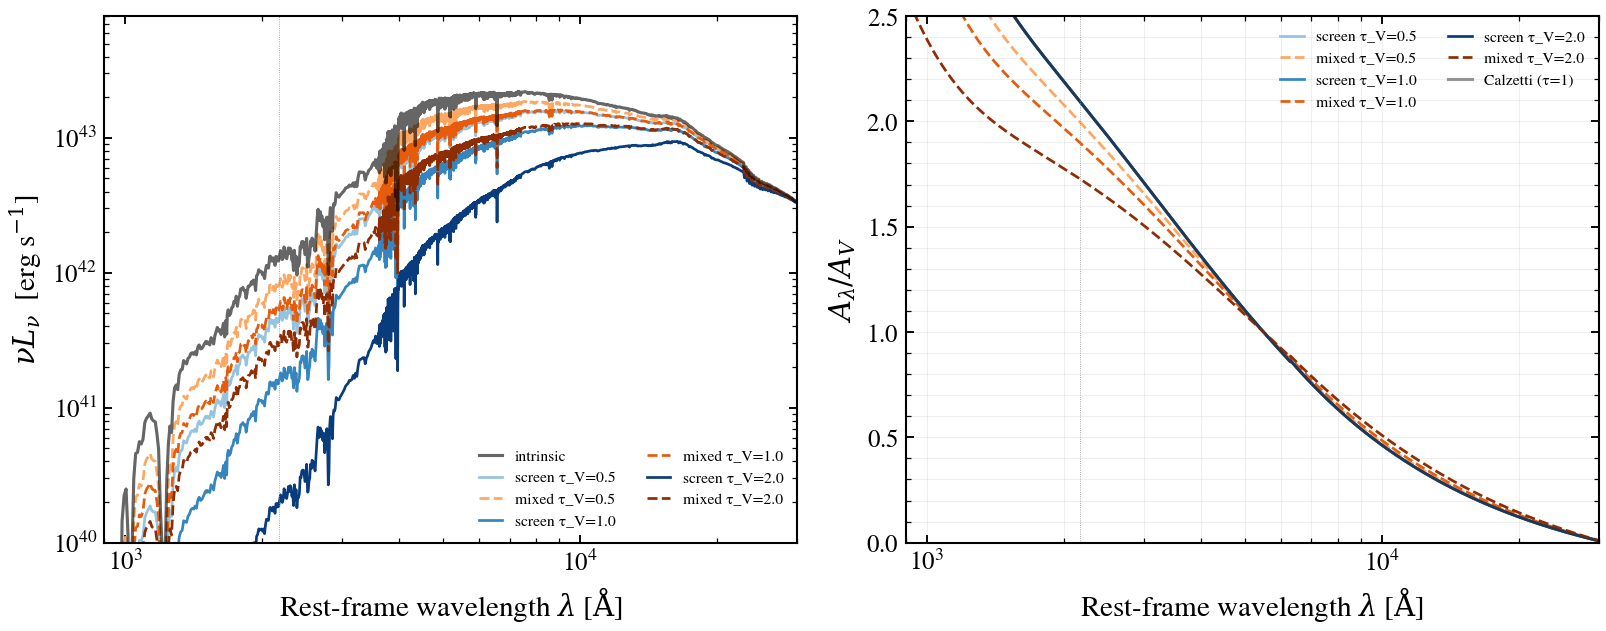

This figure's Python source:
"""
Screen vs. mixed dust geometry: identical optical depths, different SEDs
=========================================================================

Dust geometry determines how dust affects starlight. A **screen**
(foreground dust) filters the light as it leaves the galaxy:
``transmission = exp(-τ_λ)``. A **mixed** geometry (dust uniformly
distributed with stars) is more gentle:
``transmission = (1 - exp(-τ_λ)) / τ_λ``.

This example shows both geometries applied to the *same intrinsic SED*
at the *same V-band optical depth* (τ_V = 0.5, 1.0, 2.0). Despite
identical τ_V, the resulting SEDs are qualitatively different — mixed
geometry produces less attenuation in the UV, creating a shallower
effective attenuation curve. The two-panel figure shows (left) the
reddened SEDs and (right) the implied effective attenuation curve
A_λ/A_V.

References
----------
- Calzetti et al. 2000, ApJ, 533, 682 (starburst geometry)
- Witt & Gordon 2000, ApJ, 528, 799 (dust geometry effects)
- Kramer et al. 2003, ApJS, 144, 1 (mixed geometry approximation)
"""

import os

os.environ["TF_CPP_MIN_LOG_LEVEL"] = "2"  # suppress XLA/PjRt C++ INFO+WARNING logs

import warnings

import jax
import jax.numpy as jnp
import matplotlib

matplotlib.use("Agg")
import matplotlib.pyplot as plt
import numpy as np

import tengri
from tengri.analysis.plotting import setup_style
from tengri.components.dust.attenuation import calzetti

setup_style()
warnings.filterwarnings("ignore", message=".*BakedInBackend.*")

# ── Constants and setup ───────────────────────────────────────────
C_AA_PER_S = 2.998e18
V_BAND_ANGSTROM = 5500.0

# Build an intrinsic (no-dust) model at z=0.05
SFH = {
    "type": "dpl",
    "*": tengri.FIXED,
    "alpha": 1.0,
    "beta": 2.0,
    "tau_gyr": 4.0,
    "log_total_mass": 10.0,
}

ssp = tengri.load_ssp()
intrinsic_model = tengri.SEDModel.build(
    ssp,
    sfh=SFH,
    dust={"type": "two_component", "*": tengri.FIXED, "tau_bc": 0.0, "tau_diff": 0.0},
    redshift=tengri.Fixed(0.05),
)
p_intrinsic = dict(intrinsic_model.spec.sample(jax.random.PRNGKey(0)))
pred_intrinsic = intrinsic_model.predict_rest_sed(p_intrinsic)
sed_intrinsic = np.asarray(pred_intrinsic.sed)
wave = np.asarray(pred_intrinsic.wavelength)
nu = C_AA_PER_S / wave

# Compute Calzetti k_lambda curve and normalize
k_lambda = np.asarray(calzetti(jnp.array(wave)))

# Compute tau_lambda(tau_V) for Calzetti: A_V = k_V * tau_V / R_V
# Calzetti has R_V = 4.05, but k_normalized already accounts for normalization
tau_v_values = [0.5, 1.0, 2.0]
colors_screen = plt.cm.Blues(np.linspace(0.4, 0.95, len(tau_v_values)))
colors_mixed = plt.cm.Oranges(np.linspace(0.4, 0.95, len(tau_v_values)))

# ── Left panel: reddened SEDs ─────────────────────────────────────
fig, (ax_sed, ax_attn) = plt.subplots(1, 2, figsize=(11.0, 4.5))

ax_sed.loglog(
    wave, nu * sed_intrinsic, color="0.0", lw=1.5, label="intrinsic", zorder=5, alpha=0.6
)

for tau_v, color_s, color_m in zip(tau_v_values, colors_screen, colors_mixed):
    # Screen geometry: transmission = exp(-tau_lambda)
    tau_lambda = k_lambda * tau_v
    transmission_screen = np.exp(-tau_lambda)
    sed_screen = sed_intrinsic * transmission_screen
    ax_sed.loglog(wave, nu * sed_screen, color=color_s, lw=1.3, label=f"screen τ_V={tau_v:.1f}")

    # Mixed geometry: transmission = (1 - exp(-tau_lambda)) / tau_lambda
    # For small tau_lambda, use Taylor expansion to avoid division by zero
    with np.errstate(divide="ignore", invalid="ignore"):
        transmission_mixed = np.where(
            tau_lambda > 1e-6,
            (1.0 - np.exp(-tau_lambda)) / tau_lambda,
            1.0 - tau_lambda * (1.0 - 0.5 * tau_lambda),  # Taylor expansion
        )
    sed_mixed = sed_intrinsic * transmission_mixed
    ax_sed.loglog(
        wave, nu * sed_mixed, color=color_m, lw=1.3, label=f"mixed τ_V={tau_v:.1f}", ls="--"
    )

ax_sed.set(
    xlim=(900, 3e4),
    ylim=(1e40, 8e43),
    xlabel=r"Rest-frame wavelength $\lambda$ [$\mathrm{\AA}$]",
    ylabel=r"$\nu L_\nu$  [erg s$^{-1}$]",
)
ax_sed.legend(frameon=False, fontsize=7.5, loc="lower right", ncol=2)
ax_sed.axvline(2175, color="0.55", lw=0.4, ls=":")

# ── Right panel: effective attenuation curve ──────────────────────
# Effective attenuation: A_lambda / A_V = -2.5 * log10(transmission)
# where A_V corresponds to the V-band optical depth
a_v_screen_values = []
a_v_mixed_values = []

for tau_v, color_s, color_m in zip(tau_v_values, colors_screen, colors_mixed):
    tau_lambda = k_lambda * tau_v

    # Screen transmission
    transmission_screen = np.exp(-tau_lambda)
    a_lambda_screen = -2.5 * np.log10(transmission_screen + 1e-10)
    a_v_screen = -2.5 * np.log10(np.exp(-tau_v) + 1e-10)
    a_eff_screen = a_lambda_screen / a_v_screen

    ax_attn.semilogx(wave, a_eff_screen, color=color_s, lw=1.3, label=f"screen τ_V={tau_v:.1f}")

    # Mixed transmission
    with np.errstate(divide="ignore", invalid="ignore"):
        transmission_mixed = np.where(
            tau_lambda > 1e-6,
            (1.0 - np.exp(-tau_lambda)) / tau_lambda,
            1.0 - tau_lambda * (1.0 - 0.5 * tau_lambda),
        )
    a_lambda_mixed = -2.5 * np.log10(transmission_mixed + 1e-10)
    # For mixed, A_V is different from tau_V; compute from V-band transmission
    tau_v_mixed = (1.0 - np.exp(-tau_v)) / tau_v
    a_v_mixed = -2.5 * np.log10(tau_v_mixed + 1e-10)
    a_eff_mixed = a_lambda_mixed / a_v_mixed

    ax_attn.semilogx(
        wave, a_eff_mixed, color=color_m, lw=1.3, label=f"mixed τ_V={tau_v:.1f}", ls="--"
    )

# Calzetti reference curve
rv = 4.05
a_v_ref = 1.086  # = -2.5 * log10(exp(-1))
a_lambda_ref = -2.5 * np.log10(np.exp(-k_lambda) + 1e-10)
a_eff_ref = a_lambda_ref / a_v_ref
ax_attn.semilogx(wave, a_eff_ref, color="0.2", lw=1.5, label="Calzetti (τ=1)", alpha=0.5)

ax_attn.set(
    xlim=(900, 3e4),
    ylim=(0.0, 2.5),
    xlabel=r"Rest-frame wavelength $\lambda$ [$\mathrm{\AA}$]",
    ylabel=r"$A_\lambda / A_V$",
)
ax_attn.legend(frameon=False, fontsize=7.5, loc="upper right", ncol=2)
ax_attn.axvline(2175, color="0.55", lw=0.4, ls=":")
ax_attn.grid(True, which="both", alpha=0.2)

fig.tight_layout()
plt.savefig("plot_dust_geometry_screen_vs_mixed.png", dpi=150, bbox_inches="tight")
